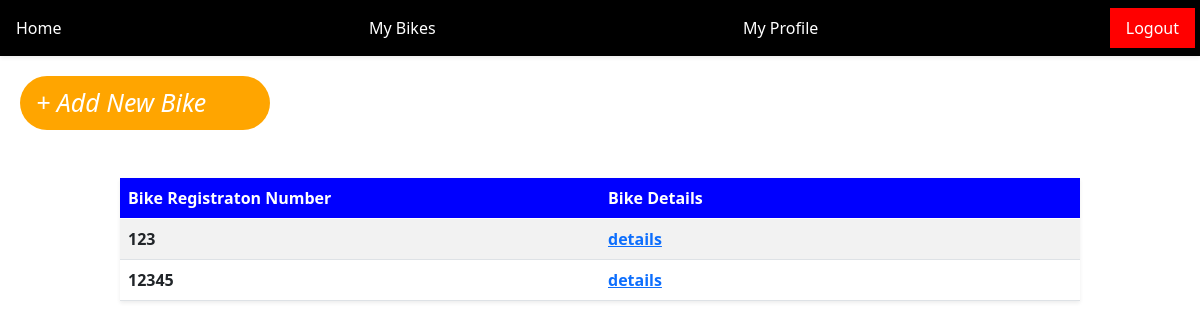
Screenshot of /vendor/my-bikes/ (signed in) with the database file from the repository.
### vendor/models.py (models this page shows, shortened)
class BikeDetails(models.Model):
	question_choices =(('yes','YES'),('no','NO'))
	vendor 							=		models.ForeignKey(VendorProfile,on_delete=models.CASCADE)
	bike_registraton_number 		=		models.CharField(max_length=120)
	year_of_registration 			=		models.CharField(max_length=120)
	date_of_registration 			=		models.DateField()
	bike_company 					=		models.ForeignKey(BikeCompany,on_delete=models.CASCADE)
	bike_model_name 				=		models.ForeignKey(BikeModel,on_delete=models.CASCADE)
	engine_cc 						=		models.CharField(max_length=120)
	ABS 							=		models.CharField(max_length=120,choices=question_choices)
	tubeless_tyre 					=		models.CharField(max_length=120,choices=question_choices)
	luggage_carrier 				=		models.CharField(max_length=120,choices=question_choices)
	mobiler_holder_and_charger  	=		models.CharField(max_length=120,choices=question_choices)
	color 							=		models.CharField(max_length=120)
	road_tax_validity 				=		models.CharField(max_length=120)
	road_tax_document 				=		models.FileField(upload_to='road_tax_document/')
	pollution_validity 				=		models.CharField(max_length=120)
	pollution_validity_document 	=		models.FileField(upload_to='pollution_validity_document/')
	insurance_validity              =		models.CharField(max_length=120)
	insurance_validity_document 	=		models.FileField(upload_to='insurance_validity_document/')
	registration_validity    		=		models.CharField(max_length=120)
	registration_validity_document 	=		models.FileField(upload_to='registration_validity_document/')
	rent_per_day 					=		models.IntegerField()
	rent_per_day_for_more_than_6_days =		models.IntegerField()
	rent_per_day_for_group 			=		models.IntegerField()
	approved 						=		models.BooleanField(default=False)
	ready 							=		models.BooleanField(default=False)
	already_booked 					=		models.BooleanField(default=False)

### vendor/views.py (the view)
# urls.py: path('my-bikes/',my_bikes,name='my-bikes'),
@login_required(login_url="login")
def my_bikes(request):
	vendor 	=	request.user.vendorprofile.id
	query 	=	BikeDetails.objects.filter(vendor=vendor)
	return render(request,'my-bikes.html',{'ls':query})

### vendor/templates/my-bikes.html
{% include 'index2.html' %}
{% block content %}
<div>
	<a class='nav-link' href="{% url 'bike-create' %}" style="color: #fff;background-color:orange;width:250px;margin:20px;font-size:25px;border-radius:400px;font-style:italic"> + Add New Bike<a>
	<center>
		<div>
				<table class="table table-striped mt-5 shadow-sm" style="border-collapse:collapse; table-layout:fixed; width: 80%">
					<thead>
						<tr>
							<th style="background-color: blue;color: #fff">Bike Registraton Number</th>
							<th style="background-color: blue;color: #fff">Bike Details</th>
						</tr>
					</thead>
					<tbody>
						{% for ls in ls %}
							<tr>
								<th>{{ ls.bike_registraton_number }}</th>
								<th><a href="{% url 'bike-edit' ls.id %}">details</a></th>
							</tr>
						{% endfor %}
					</tbody>
				</table>
		</div>
	</center>
</div>
{% endblock %}

### rows the page displays
BikeDetails: bike_registraton_number "123"
BikeDetails: bike_registraton_number "12345"
